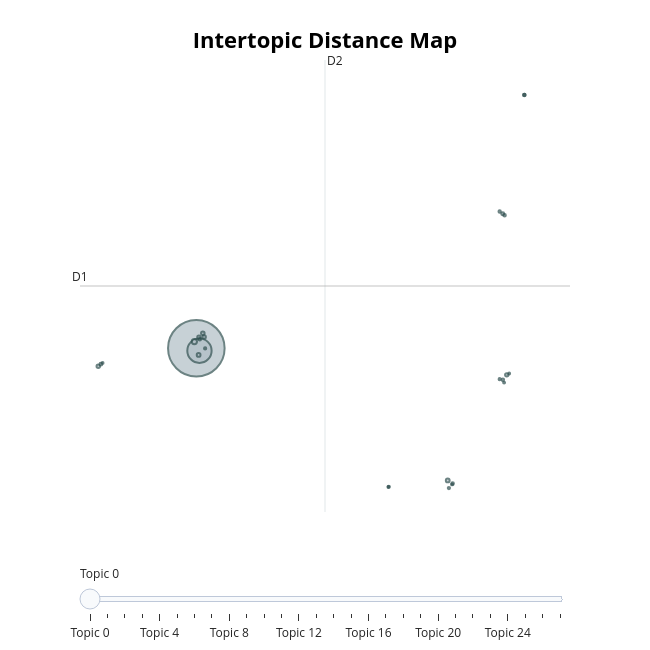

This figure's notebook cell:
### Markdown cell above
## Visualizations

### Code cell
model.visualize_topics()

### Figure 1 — Plotly figure (JSON) as saved in the notebook; plotly's stock layout.template omitted (floating-point values rounded to 4 significant figures)
{"data": [{"customdata": [[0, "the | to | of | and | that", 9963], [1, "the | he | game | in | to", 1840], [2, "water | the | of | to | in", 86], [3, "paint | wax | plastic | it | car", 45], [4, "mouse | driver | the | it | problem", 44], [5, "oil | the | it | drain | car", 39], [6, "battery | batteries | concrete | acid | discharge", 38], [7, "clutch | transmission | shift | gear | car", 37], [8, "kirlian | photography | leaf | pictures | krillean", 35], [9, "fan | cpu | heat | sink | fans", 34], [10, "ax | max | g9v | b8f | a86", 27], [11, "odometer | sensor | car | the | mileage", 23], [12, "eye | prk | cornea | is | vision", 20], [13, "cancer | center | medical | research | centers", 20], [14, "water | cooling | steam | towers | plants", 19], [15, "envelope | lines | solar | airplane | flight", 19], [16, "den | p3 | p2 | p1 | radius", 18], [17, "chemistry | book | paperback | guide | spice", 17], [18, "kidney | stones | calcium | b6 | magnesium", 16], [19, "piece | jacket | clothing | pants | women", 16], [20, "wasps | my | centipedes | chiggers | to", 15], [21, "fonts | font | the | gary | and", 15], [22, "ground | grounding | conductor | neutral | wire", 14], [23, "boards | solder | mask | green | board", 12], [24, "skin | hearing | ear | greasy | acne", 12], [25, "voltage | generator | output | current | the", 11], [26, "moscow | aviation | russian | su | institute", 10], [27, "meat | smoke | carcinogenic | carcinogens | wood", 10]], "hovertemplate": "<b>Topic %{customdata[0]}</b><br>%{customdata[1]}<br>Size: %{customdata[2]}", "legendgroup": "", "marker": {"color": "#B0BEC5", "line": {"color": "DarkSlateGrey", "width": 2}, "size": [9963, 1840, 86, 45, 44, 39, 38, 37, 35, 34, 27, 23, 20, 20, 19, 19, 18, 17, 16, 16, 15, 15, 14, 12, 12, 11, 10, 10], "sizemode": "area", "sizeref": 6.227, "symbol": "circle"}, "mode": "markers", "name": "", "orientation": "v", "showlegend": false, "type": "scatter", "x": [-1.586, -1.376, -1.718, 15.23, -1.432, -1.151, -1.064, -8.147, 19.18, -1.414, 18.91, -7.971, 15.56, 20.36, -1.353, 18.92, 19.04, 18.71, 15.31, 20.36, 11.29, -0.9969, 18.71, 19.01, 15.53, -7.857, 19.35, 11.26], "xaxis": "x", "y": [-1.751, -1.972, -1.17, -13.34, -2.341, -0.4323, -0.7772, -3.329, -4.088, -0.782, 10.03, -3.153, -13.61, 20.45, -0.9572, -4.524, 9.902, 10.23, -14.01, 20.45, -13.9, -1.773, -4.464, -4.769, -13.69, -3.039, -3.968, -13.92], "yaxis": "y"}], "layout": {"annotations": [{"showarrow": false, "text": "D1", "x": -9.369, "y": 3.703, "yshift": 10}, {"showarrow": false, "text": "D2", "x": 7.023, "xshift": 10, "y": 23.52}], "height": 650, "hoverlabel": {"bgcolor": "white", "font": {"family": "Rockwell", "size": 16}}, "legend": {"itemsizing": "constant", "tracegroupgap": 0}, "margin": {"t": 60}, "shapes": [{"line": {"color": "#CFD8DC", "width": 2}, "type": "line", "x0": 7.023, "x1": 7.023, "y0": -16.11, "y1": 23.52}, {"line": {"color": "#9E9E9E", "width": 2}, "type": "line", "x0": -9.369, "x1": 23.42, "y0": 3.703, "y1": 3.703}], "sliders": [{"active": 0, "pad": {"t": 50}, "steps": [{"args": [{"marker.color": [["red", "#B0BEC5", "#B0BEC5", "#B0BEC5", "#B0BEC5", "#B0BEC5", "#B0BEC5", "#B0BEC5", "#B0BEC5", "#B0BEC5", "#B0BEC5", "#B0BEC5", "#B0BEC5", "#B0BEC5", "#B0BEC5", "#B0BEC5", "#B0BEC5", "#B0BEC5", "#B0BEC5", "#B0BEC5", "#B0BEC5", "#B0BEC5", "#B0BEC5", "#B0BEC5", "#B0BEC5", "#B0BEC5", "#B0BEC5", "#B0BEC5"]]}], "label": "Topic 0", "method": "update"}, {"args": [{"marker.color": [["#B0BEC5", "red", "#B0BEC5", "#B0BEC5", "#B0BEC5", "#B0BEC5", "#B0BEC5", "#B0BEC5", "#B0BEC5", "#B0BEC5", "#B0BEC5", "#B0BEC5", "#B0BEC5", "#B0BEC5", "#B0BEC5", "#B0BEC5", "#B0BEC5", "#B0BEC5", "#B0BEC5", "#B0BEC5", "#B0BEC5", "#B0BEC5", "#B0BEC5", "#B0BEC5", "#B0BEC5", "#B0BEC5", "#B0BEC5", "#B0BEC5"]]}], "label": "Topic 1", "method": "update"}, {"args": [{"marker.color": [["#B0BEC5", "#B0BEC5", "red", "#B0BEC5", "#B0BEC5", "#B0BEC5", "#B0BEC5", "#B0BEC5", "#B0BEC5", "#B0BEC5", "#B0BEC5", "#B0BEC5", "#B0BEC5", "#B0BEC5", "#B0BEC5", "#B0BEC5", "#B0BEC5", "#B0BEC5", "#B0BEC5", "#B0BEC5", "#B0BEC5", "#B0BEC5", "#B0BEC5", "#B0BEC5", "#B0BEC5", "#B0BEC5", "#B0BEC5", "#B0BEC5"]]}], "label": "Topic 2", "method": "update"}, {"args": [{"marker.color": [["#B0BEC5", "#B0BEC5", "#B0BEC5", "red", "#B0BEC5", "#B0BEC5", "#B0BEC5", "#B0BEC5", "#B0BEC5", "#B0BEC5", "#B0BEC5", "#B0BEC5", "#B0BEC5", "#B0BEC5", "#B0BEC5", "#B0BEC5", "#B0BEC5", "#B0BEC5", "#B0BEC5", "#B0BEC5", "#B0BEC5", "#B0BEC5", "#B0BEC5", "#B0BEC5", "#B0BEC5", "#B0BEC5", "#B0BEC5", "#B0BEC5"]]}], "label": "Topic 3", "method": "update"}, {"args": [{"marker.color": [["#B0BEC5", "#B0BEC5", "#B0BEC5", "#B0BEC5", "red", "#B0BEC5", "#B0BEC5", "#B0BEC5", "#B0BEC5", "#B0BEC5", "#B0BEC5", "#B0BEC5", "#B0BEC5", "#B0BEC5", "#B0BEC5", "#B0BEC5", "#B0BEC5", "#B0BEC5", "#B0BEC5", "#B0BEC5", "#B0BEC5", "#B0BEC5", "#B0BEC5", "#B0BEC5", "#B0BEC5", "#B0BEC5", "#B0BEC5", "#B0BEC5"]]}], "label": "Topic 4", "method": "update"}, {"args": [{"marker.color": [["#B0BEC5", "#B0BEC5", "#B0BEC5", "#B0BEC5", "#B0BEC5", "red", "#B0BEC5", "#B0BEC5", "#B0BEC5", "#B0BEC5", "#B0BEC5", "#B0BEC5", "#B0BEC5", "#B0BEC5", "#B0BEC5", "#B0BEC5", "#B0BEC5", "#B0BEC5", "#B0BEC5", "#B0BEC5", "#B0BEC5", "#B0BEC5", "#B0BEC5", "#B0BEC5", "#B0BEC5", "#B0BEC5", "#B0BEC5", "#B0BEC5"]]}], "label": "Topic 5", "method": "update"}, {"args": [{"marker.color": [["#B0BEC5", "#B0BEC5", "#B0BEC5", "#B0BEC5", "#B0BEC5", "#B0BEC5", "red", "#B0BEC5", "#B0BEC5", "#B0BEC5", "#B0BEC5", "#B0BEC5", "#B0BEC5", "#B0BEC5", "#B0BEC5", "#B0BEC5", "#B0BEC5", "#B0BEC5", "#B0BEC5", "#B0BEC5", "#B0BEC5", "#B0BEC5", "#B0BEC5", "#B0BEC5", "#B0BEC5", "#B0BEC5", "#B0BEC5", "#B0BEC5"]]}], "label": "Topic 6", "method": "update"}, {"args": [{"marker.color": [["#B0BEC5", "#B0BEC5", "#B0BEC5", "#B0BEC5", "#B0BEC5", "#B0BEC5", "#B0BEC5", "red", "#B0BEC5", "#B0BEC5", "#B0BEC5", "#B0BEC5", "#B0BEC5", "#B0BEC5", "#B0BEC5", "#B0BEC5", "#B0BEC5", "#B0BEC5", "#B0BEC5", "#B0BEC5", "#B0BEC5", "#B0BEC5", "#B0BEC5", "#B0BEC5", "#B0BEC5", "#B0BEC5", "#B0BEC5", "#B0BEC5"]]}], "label": "Topic 7", "method": "update"}, {"args": [{"marker.color": [["#B0BEC5", "#B0BEC5", "#B0BEC5", "#B0BEC5", "#B0BEC5", "#B0BEC5", "#B0BEC5", "#B0BEC5", "red", "#B0BEC5", "#B0BEC5", "#B0BEC5", "#B0BEC5", "#B0BEC5", "#B0BEC5", "#B0BEC5", "#B0BEC5", "#B0BEC5", "#B0BEC5", "#B0BEC5", "#B0BEC5", "#B0BEC5", "#B0BEC5", "#B0BEC5", "#B0BEC5", "#B0BEC5", "#B0BEC5", "#B0BEC5"]]}], "label": "Topic 8", "method": "update"}, {"args": [{"marker.color": [["#B0BEC5", "#B0BEC5", "#B0BEC5", "#B0BEC5", "#B0BEC5", "#B0BEC5", "#B0BEC5", "#B0BEC5", "#B0BEC5", "red", "#B0BEC5", "#B0BEC5", "#B0BEC5", "#B0BEC5", "#B0BEC5", "#B0BEC5", "#B0BEC5", "#B0BEC5", "#B0BEC5", "#B0BEC5", "#B0BEC5", "#B0BEC5", "#B0BEC5", "#B0BEC5", "#B0BEC5", "#B0BEC5", "#B0BEC5", "#B0BEC5"]]}], "label": "Topic 9", "method": "update"}, {"args": [{"marker.color": [["#B0BEC5", "#B0BEC5", "#B0BEC5", "#B0BEC5", "#B0BEC5", "#B0BEC5", "#B0BEC5", "#B0BEC5", "#B0BEC5", "#B0BEC5", "red", "#B0BEC5", "#B0BEC5", "#B0BEC5", "#B0BEC5", "#B0BEC5", "#B0BEC5", "#B0BEC5", "#B0BEC5", "#B0BEC5", "#B0BEC5", "#B0BEC5", "#B0BEC5", "#B0BEC5", "#B0BEC5", "#B0BEC5", "#B0BEC5", "#B0BEC5"]]}], "label": "Topic 10", "method": "update"}, {"args": [{"marker.color": [["#B0BEC5", "#B0BEC5", "#B0BEC5", "#B0BEC5", "#B0BEC5", "#B0BEC5", "#B0BEC5", "#B0BEC5", "#B0BEC5", "#B0BEC5", "#B0BEC5", "red", "#B0BEC5", "#B0BEC5", "#B0BEC5", "#B0BEC5", "#B0BEC5", "#B0BEC5", "#B0BEC5", "#B0BEC5", "#B0BEC5", "#B0BEC5", "#B0BEC5", "#B0BEC5", "#B0BEC5", "#B0BEC5", "#B0BEC5", "#B0BEC5"]]}], "label": "Topic 11", "method": "update"}, {"args": [{"marker.color": [["#B0BEC5", "#B0BEC5", "#B0BEC5", "#B0BEC5", "#B0BEC5", "#B0BEC5", "#B0BEC5", "#B0BEC5", "#B0BEC5", "#B0BEC5", "#B0BEC5", "#B0BEC5", "red", "#B0BEC5", "#B0BEC5", "#B0BEC5", "#B0BEC5", "#B0BEC5", "#B0BEC5", "#B0BEC5", "#B0BEC5", "#B0BEC5", "#B0BEC5", "#B0BEC5", "#B0BEC5", "#B0BEC5", "#B0BEC5", "#B0BEC5"]]}], "label": "Topic 12", "method": "update"}, {"args": [{"marker.color": [["#B0BEC5", "#B0BEC5", "#B0BEC5", "#B0BEC5", "#B0BEC5", "#B0BEC5", "#B0BEC5", "#B0BEC5", "#B0BEC5", "#B0BEC5", "#B0BEC5", "#B0BEC5", "#B0BEC5", "red", "#B0BEC5", "#B0BEC5", "#B0BEC5", "#B0BEC5", "#B0BEC5", "#B0BEC5", "#B0BEC5", "#B0BEC5", "#B0BEC5", "#B0BEC5", "#B0BEC5", "#B0BEC5", "#B0BEC5", "#B0BEC5"]]}], "label": "Topic 13", "method": "update"}, {"args": [{"marker.color": [["#B0BEC5", "#B0BEC5", "#B0BEC5", "#B0BEC5", "#B0BEC5", "#B0BEC5", "#B0BEC5", "#B0BEC5", "#B0BEC5", "#B0BEC5", "#B0BEC5", "#B0BEC5", "#B0BEC5", "#B0BEC5", "red", "#B0BEC5", "#B0BEC5", "#B0BEC5", "#B0BEC5", "#B0BEC5", "#B0BEC5", "#B0BEC5", "#B0BEC5", "#B0BEC5", "#B0BEC5", "#B0BEC5", "#B0BEC5", "#B0BEC5"]]}], "label": "Topic 14", "method": "update"}, {"args": [{"marker.color": [["#B0BEC5", "#B0BEC5", "#B0BEC5", "#B0BEC5", "#B0BEC5", "#B0BEC5", "#B0BEC5", "#B0BEC5", "#B0BEC5", "#B0BEC5", "#B0BEC5", "#B0BEC5", "#B0BEC5", "#B0BEC5", "#B0BEC5", "red", "#B0BEC5", "#B0BEC5", "#B0BEC5", "#B0BEC5", "#B0BEC5", "#B0BEC5", "#B0BEC5", "#B0BEC5", "#B0BEC5", "#B0BEC5", "#B0BEC5", "#B0BEC5"]]}], "label": "Topic 15", "method": "update"}, {"args": [{"marker.color": [["#B0BEC5", "#B0BEC5", "#B0BEC5", "#B0BEC5", "#B0BEC5", "#B0BEC5", "#B0BEC5", "#B0BEC5", "#B0BEC5", "#B0BEC5", "#B0BEC5", "#B0BEC5", "#B0BEC5", "#B0BEC5", "#B0BEC5", "#B0BEC5", "red", "#B0BEC5", "#B0BEC5", "#B0BEC5", "#B0BEC5", "#B0BEC5", "#B0BEC5", "#B0BEC5", "#B0BEC5", "#B0BEC5", "#B0BEC5", "#B0BEC5"]]}], "label": "Topic 16", "method": "update"}, {"args": [{"marker.color": [["#B0BEC5", "#B0BEC5", "#B0BEC5", "#B0BEC5", "#B0BEC5", "#B0BEC5", "#B0BEC5", "#B0BEC5", "#B0BEC5", "#B0BEC5", "#B0BEC5", "#B0BEC5", "#B0BEC5", "#B0BEC5", "#B0BEC5", "#B0BEC5", "#B0BEC5", "red", "#B0BEC5", "#B0BEC5", "#B0BEC5", "#B0BEC5", "#B0BEC5", "#B0BEC5", "#B0BEC5", "#B0BEC5", "#B0BEC5", "#B0BEC5"]]}], "label": "Topic 17", "method": "update"}, {"args": [{"marker.color": [["#B0BEC5", "#B0BEC5", "#B0BEC5", "#B0BEC5", "#B0BEC5", "#B0BEC5", "#B0BEC5", "#B0BEC5", "#B0BEC5", "#B0BEC5", "#B0BEC5", "#B0BEC5", "#B0BEC5", "#B0BEC5", "#B0BEC5", "#B0BEC5", "#B0BEC5", "#B0BEC5", "red", "#B0BEC5", "#B0BEC5", "#B0BEC5", "#B0BEC5", "#B0BEC5", "#B0BEC5", "#B0BEC5", "#B0BEC5", "#B0BEC5"]]}], "label": "Topic 18", "method": "update"}, {"args": [{"marker.color": [["#B0BEC5", "#B0BEC5", "#B0BEC5", "#B0BEC5", "#B0BEC5", "#B0BEC5", "#B0BEC5", "#B0BEC5", "#B0BEC5", "#B0BEC5", "#B0BEC5", "#B0BEC5", "#B0BEC5", "#B0BEC5", "#B0BEC5", "#B0BEC5", "#B0BEC5", "#B0BEC5", "#B0BEC5", "red", "#B0BEC5", "#B0BEC5", "#B0BEC5", "#B0BEC5", "#B0BEC5", "#B0BEC5", "#B0BEC5", "#B0BEC5"]]}], "label": "Topic 19", "method": "update"}, {"args": [{"marker.color": [["#B0BEC5", "#B0BEC5", "#B0BEC5", "#B0BEC5", "#B0BEC5", "#B0BEC5", "#B0BEC5", "#B0BEC5", "#B0BEC5", "#B0BEC5", "#B0BEC5", "#B0BEC5", "#B0BEC5", "#B0BEC5", "#B0BEC5", "#B0BEC5", "#B0BEC5", "#B0BEC5", "#B0BEC5", "#B0BEC5", "red", "#B0BEC5", "#B0BEC5", "#B0BEC5", "#B0BEC5", "#B0BEC5", "#B0BEC5", "#B0BEC5"]]}], "label": "Topic 20", "method": "update"}, {"args": [{"marker.color": [["#B0BEC5", "#B0BEC5", "#B0BEC5", "#B0BEC5", "#B0BEC5", "#B0BEC5", "#B0BEC5", "#B0BEC5", "#B0BEC5", "#B0BEC5", "#B0BEC5", "#B0BEC5", "#B0BEC5", "#B0BEC5", "#B0BEC5", "#B0BEC5", "#B0BEC5", "#B0BEC5", "#B0BEC5", "#B0BEC5", "#B0BEC5", "red", "#B0BEC5", "#B0BEC5", "#B0BEC5", "#B0BEC5", "#B0BEC5", "#B0BEC5"]]}], "label": "Topic 21", "method": "update"}, {"args": [{"marker.color": [["#B0BEC5", "#B0BEC5", "#B0BEC5", "#B0BEC5", "#B0BEC5", "#B0BEC5", "#B0BEC5", "#B0BEC5", "#B0BEC5", "#B0BEC5", "#B0BEC5", "#B0BEC5", "#B0BEC5", "#B0BEC5", "#B0BEC5", "#B0BEC5", "#B0BEC5", "#B0BEC5", "#B0BEC5", "#B0BEC5", "#B0BEC5", "#B0BEC5", "red", "#B0BEC5", "#B0BEC5", "#B0BEC5", "#B0BEC5", "#B0BEC5"]]}], "label": "Topic 22", "method": "update"}, {"args": [{"marker.color": [["#B0BEC5", "#B0BEC5", "#B0BEC5", "#B0BEC5", "#B0BEC5", "#B0BEC5", "#B0BEC5", "#B0BEC5", "#B0BEC5", "#B0BEC5", "#B0BEC5", "#B0BEC5", "#B0BEC5", "#B0BEC5", "#B0BEC5", "#B0BEC5", "#B0BEC5", "#B0BEC5", "#B0BEC5", "#B0BEC5", "#B0BEC5", "#B0BEC5", "#B0BEC5", "red", "#B0BEC5", "#B0BEC5", "#B0BEC5", "#B0BEC5"]]}], "label": "Topic 23", "method": "update"}, {"args": [{"marker.color": [["#B0BEC5", "#B0BEC5", "#B0BEC5", "#B0BEC5", "#B0BEC5", "#B0BEC5", "#B0BEC5", "#B0BEC5", "#B0BEC5", "#B0BEC5", "#B0BEC5", "#B0BEC5", "#B0BEC5", "#B0BEC5", "#B0BEC5", "#B0BEC5", "#B0BEC5", "#B0BEC5", "#B0BEC5", "#B0BEC5", "#B0BEC5", "#B0BEC5", "#B0BEC5", "#B0BEC5", "red", "#B0BEC5", "#B0BEC5", "#B0BEC5"]]}], "label": "Topic 24", "method": "update"}, {"args": [{"marker.color": [["#B0BEC5", "#B0BEC5", "#B0BEC5", "#B0BEC5", "#B0BEC5", "#B0BEC5", "#B0BEC5", "#B0BEC5", "#B0BEC5", "#B0BEC5", "#B0BEC5", "#B0BEC5", "#B0BEC5", "#B0BEC5", "#B0BEC5", "#B0BEC5", "#B0BEC5", "#B0BEC5", "#B0BEC5", "#B0BEC5", "#B0BEC5", "#B0BEC5", "#B0BEC5", "#B0BEC5", "#B0BEC5", "red", "#B0BEC5", "#B0BEC5"]]}], "label": "Topic 25", "method": "update"}, {"args": [{"marker.color": [["#B0BEC5", "#B0BEC5", "#B0BEC5", "#B0BEC5", "#B0BEC5", "#B0BEC5", "#B0BEC5", "#B0BEC5", "#B0BEC5", "#B0BEC5", "#B0BEC5", "#B0BEC5", "#B0BEC5", "#B0BEC5", "#B0BEC5", "#B0BEC5", "#B0BEC5", "#B0BEC5", "#B0BEC5", "#B0BEC5", "#B0BEC5", "#B0BEC5", "#B0BEC5", "#B0BEC5", "#B0BEC5", "#B0BEC5", "red", "#B0BEC5"]]}], "label": "Topic 26", "method": "update"}, {"args": [{"marker.color": [["#B0BEC5", "#B0BEC5", "#B0BEC5", "#B0BEC5", "#B0BEC5", "#B0BEC5", "#B0BEC5", "#B0BEC5", "#B0BEC5", "#B0BEC5", "#B0BEC5", "#B0BEC5", "#B0BEC5", "#B0BEC5", "#B0BEC5", "#B0BEC5", "#B0BEC5", "#B0BEC5", "#B0BEC5", "#B0BEC5", "#B0BEC5", "#B0BEC5", "#B0BEC5", "#B0BEC5", "#B0BEC5", "#B0BEC5", "#B0BEC5", "red"]]}], "label": "Topic 27", "method": "update"}]}], "title": {"font": {"color": "Black", "size": 22}, "text": "<b>Intertopic Distance Map</b>", "x": 0.5, "xanchor": "center", "y": 0.95, "yanchor": "top"}, "width": 650, "xaxis": {"anchor": "y", "domain": [0, 1], "range": [-9.369, 23.42], "title": {"text": ""}, "visible": false}, "yaxis": {"anchor": "x", "domain": [0, 1], "range": [-16.11, 23.52], "title": {"text": ""}, "visible": false}}}
